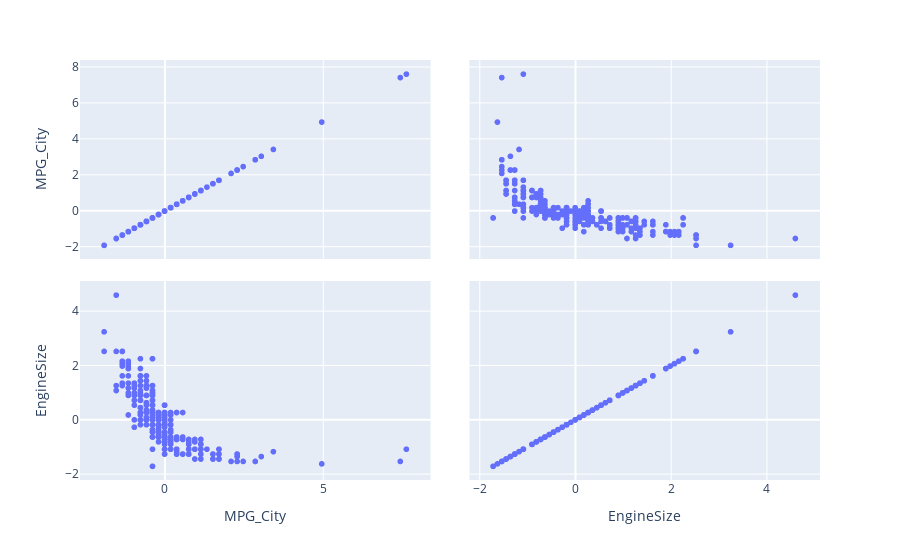

The cell this chart's notebook holds for it:
### Markdown cell above
- La eficiencia del carro no depende, directamente, de su costo. De hecho, se evidencia una relación inversamente proporcional entre las variables.

### Code cell
fig = px.scatter_matrix(df_Excluide[["MPG_City","EngineSize"]])
fig.show()

### Figure 1 — Plotly figure (JSON) as saved in the notebook; plotly's stock layout.template omitted (floating-point values rounded to 4 significant figures; data arrays with more than 128 entries replaced by an {"elided": "..."} marker saying what was removed)
{"data": [{"dimensions": [{"axis": {"matches": true}, "label": "MPG_City", "values": {"elided": "428 float values"}}, {"axis": {"matches": true}, "label": "EngineSize", "values": {"elided": "428 float values"}}], "hovertemplate": "%{xaxis.title.text}=%{x}<br>%{yaxis.title.text}=%{y}<extra></extra>", "legendgroup": "", "marker": {"color": "#636efa", "symbol": "circle"}, "name": "", "showlegend": false, "type": "splom"}], "layout": {"dragmode": "select", "legend": {"tracegroupgap": 0}, "margin": {"t": 60}}}
